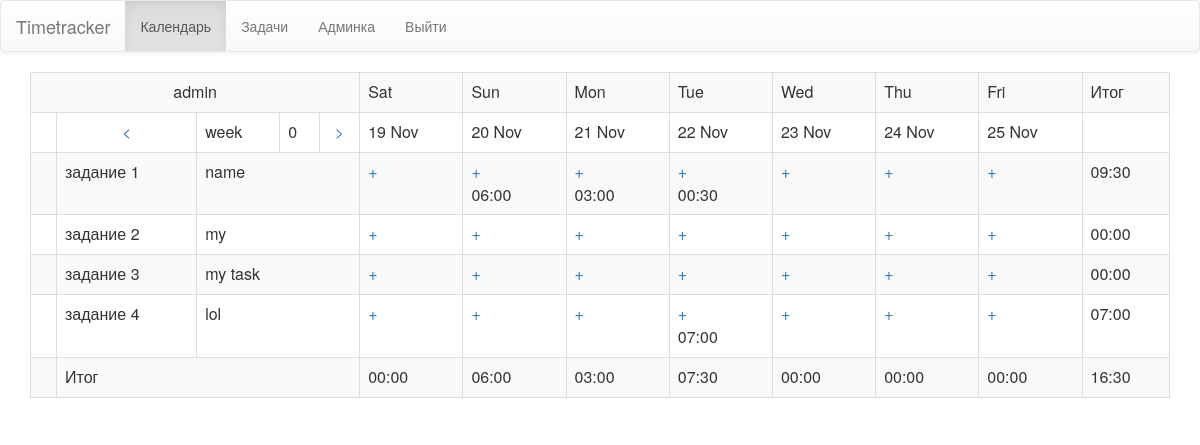
The app's page /calendar.php?offset=-1 (signed in) with its own data.
### tables this page shows
CREATE TABLE `Tasks` (
  `id` int(11) NOT NULL,
  `name` varchar(255) NOT NULL,
  `description` varchar(255) NOT NULL,
  `author` int(11) NOT NULL,
  `performer` int(11) DEFAULT NULL
);

CREATE TABLE `Log` (
  `id` int(11) NOT NULL,
  `task` int(11) NOT NULL,
  `user` int(11) NOT NULL,
  `date` date NOT NULL,
  `time` time NOT NULL
);

### classes/Tasks.class.php (called while the page is built, shortened)
<?php
class Tasks {
    private $mysqli;
    function __construct ($mysqli) {
        $this->mysqli = $mysqli;
    }
    function getUserTasks ($user) {
        $stmt = $this->mysqli->prepare("SELECT Tasks.* FROM Tasks
        INNER JOIN Users
        ON Tasks.performer = Users.id
        WHERE Users.id = ?");
        $stmt->bind_param('i', $user);
        $stmt->execute();
        return $stmt->get_result();
    }
    function getDayTime ($task, $user, $date) {
        $stmt = $this->mysqli->prepare("SELECT time FROM Log WHERE task = ? AND user = ? AND date = ?");
        $stmt->bind_param('iis', $task, $user, $date);
        $stmt->execute();
        return $stmt->get_result()->fetch_assoc()['time'];
    }
}
?>

### calendar.php (the view, shortened to what this page needs)
<?php
require_once("classes/Tasks.class.php");
$mysqli = (new DB())->getConnection();
$tasks = new Tasks($mysqli);
if (!$userTasks = $tasks->getUserTasks($_SESSION['id'])) {
    die("Произошла ошибка при загрузке задач");
}
?>
<html>
    <head>
        <link rel="stylesheet" href="https://maxcdn.bootstrapcdn.com/bootstrap/3.3.7/css/bootstrap.min.css">
        <link rel="stylesheet" href="https://maxcdn.bootstrapcdn.com/bootstrap/3.3.7/css/bootstrap-theme.min.css">
        <link rel="stylesheet" href="css/jquery.datetimepicker.min.css">
    </head>
    <body>
        <nav class="navbar navbar-default">
            <div class="container-fluid">
                <div class="navbar-header">
                    <a class="navbar-brand" href="#">Timetracker</a>
                </div>
                <ul class="nav navbar-nav">
                    <li class="active"><a href="#">Календарь</a></li>
                    <li><a href="tasks.php">Задачи</a></li>
                    <?php
                        if ($_SESSION['is_admin'] == 1) {
                            echo "<li><a href='admin.php'>Админка</a></li>";
                        }
                    ?>
                    <li><a href="logout.php">Выйти</a></li>
                </ul>
            </div>
        </nav>
        <div class="container">
            <table class="table table-striped table-bordered">
                <tr>
                    <td colspan="5"><center><?=$_SESSION['username']?></center></td>
                    <?php
                        if (isset($_GET['offset'])) {
                            $offset = $_GET['offset'] * 86400 * 7;
                            $week = $_GET['offset'] + 1;
                        } else {
                            $offset = 0;
                            $week = 1;
                        }
                        for ($i = 0; $i < 7; $i++) {
                            $time = time() + (86400 * $i) + $offset;
                            $dayOfWeek = date("D", $time);
                            echo "<td>{$dayOfWeek}</td>";
                        }
                    ?>
                    <td>Итог</td>
                </tr>
                <tr>
                    <td></td>
                    <td><center><a href="calendar.php?offset=<?=$week-2?>"><</a></center></td>
                    <td>week</td>
                    <td><?=$week;?></td>
                    <td><center><a href="calendar.php?offset=<?=$week?>">></a></center></td>
                    <?php
                        for ($i = 0; $i < 7; $i++) {
                            $time = time() + (86400 * $i) + $offset;
                            $dayOfMonth = date("d M", $time);
                            echo "<td>{$dayOfMonth}</td>";
                        }
                    ?>
                    <td></td>
                </tr>
                <?php
                    $colSumm = array(0, 0, 0, 0, 0, 0, 0, 0);
                    while ($task = $userTasks->fetch_assoc()) {
                        echo "<tr>
                        <td></td>
                        <td>задание {$task['id']}</td>
                        <td colspan='3'>{$task['name']}</td>";
                        $rowSumm = 0;
                        for ($i = 0; $i < 7; $i++) {
                            $time = time() + (86400 * $i) + $offset;
                            $date = date("Y-m-d", $time);
                            $dayTime = DateTime::createFromFormat("H:i:s", $tasks->getDayTime($task['id'], $_SESSION['id'], $date));
                            if ($dayTime) {
                                $dayTime = $dayTime->format('H:i');
                                $parts = explode(':', $dayTime);
                                $sec = ($parts[0] * 3600) + ($parts[1] * 60);
                                $rowSumm += $sec;
                                $colSumm[$i] += $sec;
                                $colSumm[7] += $sec;
                            }
                            echo "<td><a data-toggle='modal' href='#logTimeModal' class='openLogTimeModal' date='" . date("d.m.Y", $time) . "'
                            taskId='{$task['id']}'>+</a><br/>{$dayTime}</td>";
                        }
                        echo "<td>" . gmdate("H:i", $rowSumm) . "</td>
                        </tr>";
                    }
                ?>
                <tr>
                    <td></td>
                    <td colspan="4">Итог</td>
                    <td><?=gmdate("H:i", $colSumm[0])?></td>
                    <td><?=gmdate("H:i", $colSumm[1])?></td>
                    <td><?=gmdate("H:i", $colSumm[2])?></td>
                    <td><?=gmdate("H:i", $colSumm[3])?></td>
                    <td><?=gmdate("H:i", $colSumm[4])?></td>
                    <td><?=gmdate("H:i", $colSumm[5])?></td>
                    <td><?=gmdate("H:i", $colSumm[6])?></td>
                    <td><?=gmdate("H:i", $colSumm[7])?></td>
            </table>
        </div>
    </body>
</html>

### records on screen
tasks: id "1", name "name", id.time "06:00", id.time "03:00", id.time "00:30", rowSumm "09:30"
tasks: id "2", name "my", rowSumm "00:00"
tasks: id "3", name "my task", rowSumm "00:00"
tasks: id "4", name "lol", id.time "07:00", rowSumm "07:00"

### other values on screen
$_SESSION['username'] "admin"
$week "0"
gmdate("H:i", $colSumm[0]) "00:00"
gmdate("H:i", $colSumm[1]) "06:00"
gmdate("H:i", $colSumm[2]) "03:00"
gmdate("H:i", $colSumm[3]) "07:30"
gmdate("H:i", $colSumm[4]) "00:00"
gmdate("H:i", $colSumm[5]) "00:00"
gmdate("H:i", $colSumm[6]) "00:00"
gmdate("H:i", $colSumm[7]) "16:30"
